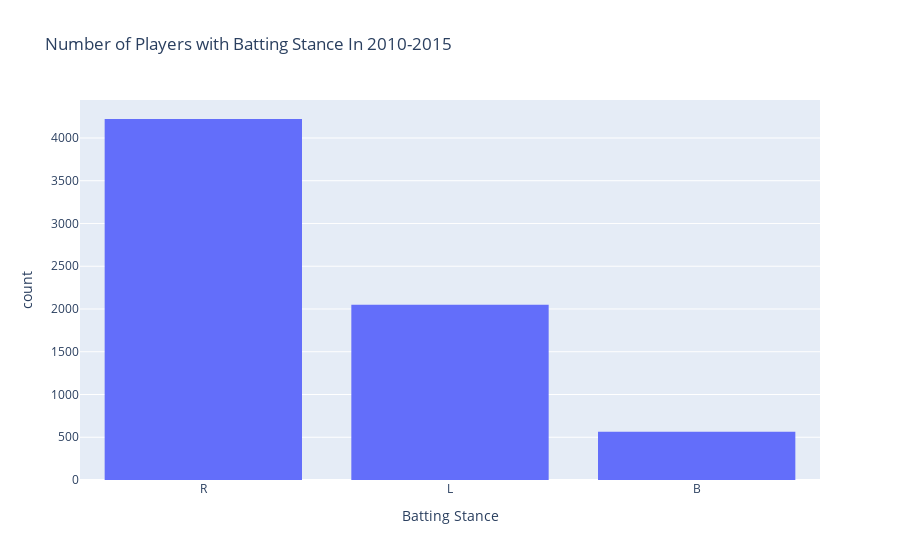
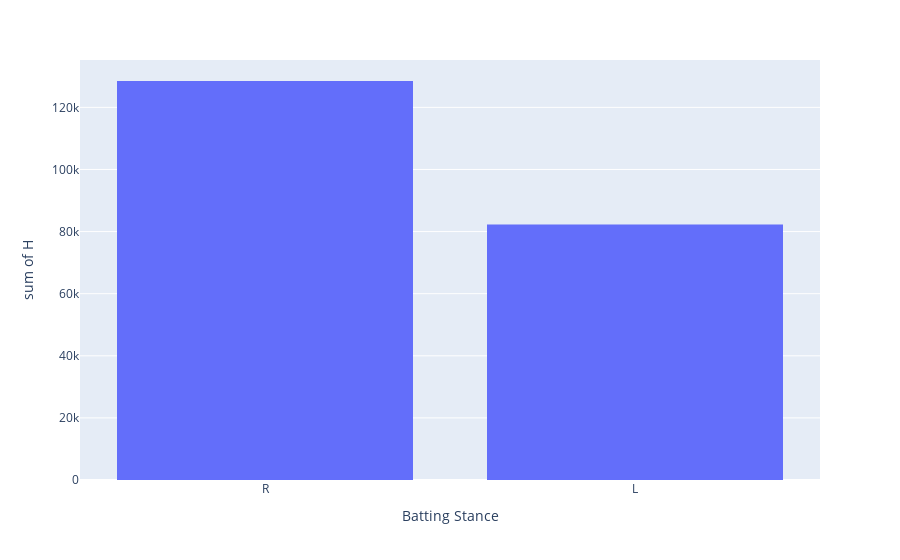
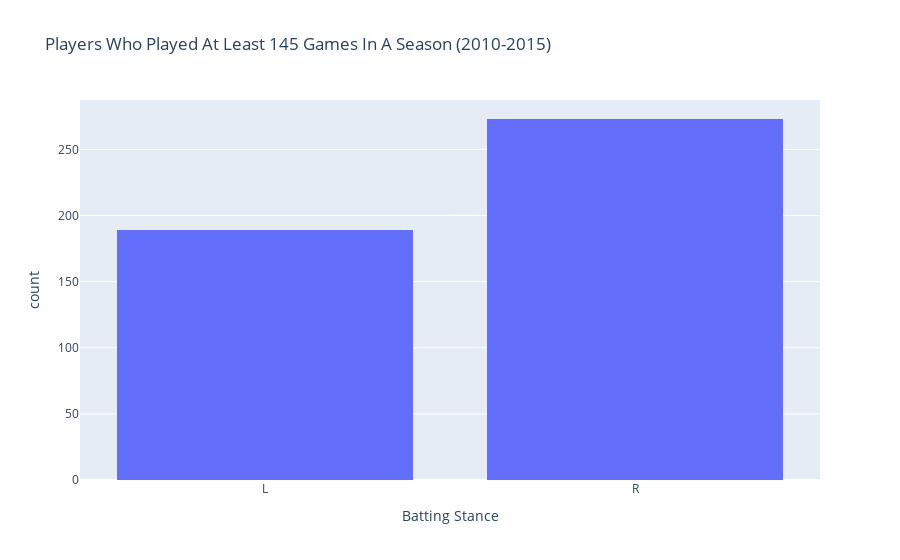

Source (notebook cell) for these figures, in order:
### Code cell
px.histogram(batting_final, x='Batting Stance', title='Number of Players with Batting Stance In 2010-2015', labels={'count':'Number of Players'}).show()
px.histogram(batting_final[(batting_final['Batting Stance'] != 'B') & (batting_final['Games'] >= 0)], x='Batting Stance', y='H').show()
px.histogram(batting_final[(batting_final['Batting Stance'] != 'B') & (batting_final['Games'] >= 145)], x='Batting Stance', title='Players Who Played At Least 145 Games In A Season (2010-2015)').show()

### Figure 1 — Plotly figure (JSON) as saved in the notebook; plotly's stock layout.template omitted (floating-point values rounded to 4 significant figures; data arrays with more than 128 entries replaced by an {"elided": "..."} marker saying what was removed)
{"data": [{"alignmentgroup": "True", "bingroup": "x", "hovertemplate": "Batting Stance=%{x}<br>count=%{y}<extra></extra>", "legendgroup": "", "marker": {"color": "#636efa", "pattern": {"shape": ""}}, "name": "", "offsetgroup": "", "orientation": "v", "showlegend": false, "type": "histogram", "x": {"elided": "6835 str values"}, "xaxis": "x", "yaxis": "y"}], "layout": {"barmode": "relative", "legend": {"tracegroupgap": 0}, "title": {"text": "Number of Players with Batting Stance In 2010-2015"}, "xaxis": {"anchor": "y", "domain": [0, 1], "title": {"text": "Batting Stance"}}, "yaxis": {"anchor": "x", "domain": [0, 1], "title": {"text": "count"}}}}

### Figure 2 — Plotly figure (JSON) as saved in the notebook; plotly's stock layout.template omitted (floating-point values rounded to 4 significant figures; data arrays with more than 128 entries replaced by an {"elided": "..."} marker saying what was removed)
{"data": [{"alignmentgroup": "True", "bingroup": "x", "histfunc": "sum", "hovertemplate": "Batting Stance=%{x}<br>sum of H=%{y}<extra></extra>", "legendgroup": "", "marker": {"color": "#636efa", "pattern": {"shape": ""}}, "name": "", "offsetgroup": "", "orientation": "v", "showlegend": false, "type": "histogram", "x": {"elided": "6271 str values"}, "xaxis": "x", "y": {"elided": "6271 int values"}, "yaxis": "y"}], "layout": {"barmode": "relative", "legend": {"tracegroupgap": 0}, "margin": {"t": 60}, "xaxis": {"anchor": "y", "domain": [0, 1], "title": {"text": "Batting Stance"}}, "yaxis": {"anchor": "x", "domain": [0, 1], "title": {"text": "sum of H"}}}}

### Figure 3 — Plotly figure (JSON) as saved in the notebook; plotly's stock layout.template omitted (floating-point values rounded to 4 significant figures; data arrays with more than 128 entries replaced by an {"elided": "..."} marker saying what was removed)
{"data": [{"alignmentgroup": "True", "bingroup": "x", "hovertemplate": "Batting Stance=%{x}<br>count=%{y}<extra></extra>", "legendgroup": "", "marker": {"color": "#636efa", "pattern": {"shape": ""}}, "name": "", "offsetgroup": "", "orientation": "v", "showlegend": false, "type": "histogram", "x": {"elided": "462 str values"}, "xaxis": "x", "yaxis": "y"}], "layout": {"barmode": "relative", "legend": {"tracegroupgap": 0}, "title": {"text": "Players Who Played At Least 145 Games In A Season (2010-2015)"}, "xaxis": {"anchor": "y", "domain": [0, 1], "title": {"text": "Batting Stance"}}, "yaxis": {"anchor": "x", "domain": [0, 1], "title": {"text": "count"}}}}
